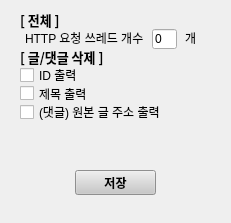
<?xml version="1.0" encoding="UTF-8"?>
<ui version="4.0">
 <class>Form</class>
 <widget class="QWidget" name="Form">
  <property name="geometry">
   <rect>
    <x>0</x>
    <y>0</y>
    <width>231</width>
    <height>223</height>
   </rect>
  </property>
  <property name="windowTitle">
   <string>Form</string>
  </property>
  <widget class="QWidget" name="verticalLayoutWidget">
   <property name="geometry">
    <rect>
     <x>20</x>
     <y>170</y>
     <width>191</width>
     <height>25</height>
    </rect>
   </property>
   <layout class="QVBoxLayout" name="verticalLayout">
    <property name="leftMargin">
     <number>55</number>
    </property>
    <property name="rightMargin">
     <number>55</number>
    </property>
    <item>
     <widget class="QPushButton" name="saveButton">
      <property name="font">
       <font>
        <family>맑은 고딕</family>
        <weight>75</weight>
        <bold>true</bold>
       </font>
      </property>
      <property name="styleSheet">
       <string notr="true">background-color: rgb(200, 200, 200)</string>
      </property>
      <property name="text">
       <string>저장</string>
      </property>
      <property name="flat">
       <bool>false</bool>
      </property>
     </widget>
    </item>
   </layout>
  </widget>
  <widget class="QWidget" name="verticalLayoutWidget_2">
   <property name="geometry">
    <rect>
     <x>20</x>
     <y>10</y>
     <width>189</width>
     <height>111</height>
    </rect>
   </property>
   <layout class="QVBoxLayout" name="verticalLayout_2">
    <property name="spacing">
     <number>0</number>
    </property>
    <property name="bottomMargin">
     <number>0</number>
    </property>
    <item>
     <widget class="QLabel" name="label_3">
      <property name="font">
       <font>
        <family>맑은 고딕</family>
        <pointsize>10</pointsize>
        <weight>75</weight>
        <bold>true</bold>
       </font>
      </property>
      <property name="text">
       <string>[ 전체 ]</string>
      </property>
     </widget>
    </item>
    <item>
     <layout class="QHBoxLayout" name="threadcountLayout">
      <property name="spacing">
       <number>8</number>
      </property>
      <property name="leftMargin">
       <number>5</number>
      </property>
      <property name="rightMargin">
       <number>0</number>
      </property>
      <item>
       <widget class="QLabel" name="label">
        <property name="sizePolicy">
         <sizepolicy hsizetype="Preferred" vsizetype="Preferred">
          <horstretch>0</horstretch>
          <verstretch>0</verstretch>
         </sizepolicy>
        </property>
        <property name="text">
         <string>HTTP 요청 쓰레드 개수</string>
        </property>
       </widget>
      </item>
      <item>
       <widget class="QLineEdit" name="threadcountLineEdit">
        <property name="sizePolicy">
         <sizepolicy hsizetype="Fixed" vsizetype="Fixed">
          <horstretch>0</horstretch>
          <verstretch>0</verstretch>
         </sizepolicy>
        </property>
        <property name="minimumSize">
         <size>
          <width>25</width>
          <height>20</height>
         </size>
        </property>
        <property name="maximumSize">
         <size>
          <width>1</width>
          <height>20</height>
         </size>
        </property>
        <property name="text">
         <string>0</string>
        </property>
        <property name="maxLength">
         <number>3</number>
        </property>
       </widget>
      </item>
      <item>
       <widget class="QLabel" name="label_2">
        <property name="sizePolicy">
         <sizepolicy hsizetype="Preferred" vsizetype="Preferred">
          <horstretch>0</horstretch>
          <verstretch>0</verstretch>
         </sizepolicy>
        </property>
        <property name="text">
         <string>개</string>
        </property>
       </widget>
      </item>
     </layout>
    </item>
    <item>
     <widget class="QLabel" name="label_4">
      <property name="font">
       <font>
        <family>맑은 고딕</family>
        <pointsize>10</pointsize>
        <weight>75</weight>
        <bold>true</bold>
       </font>
      </property>
      <property name="text">
       <string>[ 글/댓글 삭제 ]</string>
      </property>
     </widget>
    </item>
    <item>
     <widget class="QCheckBox" name="printidCheckBox">
      <property name="text">
       <string>ID 출력</string>
      </property>
     </widget>
    </item>
    <item>
     <widget class="QCheckBox" name="printtextCheckBox">
      <property name="text">
       <string>제목 출력</string>
      </property>
     </widget>
    </item>
    <item>
     <widget class="QCheckBox" name="printoriginCheckBox">
      <property name="text">
       <string>(댓글) 원본 글 주소 출력</string>
      </property>
     </widget>
    </item>
   </layout>
  </widget>
 </widget>
 <resources/>
 <connections/>
</ui>
